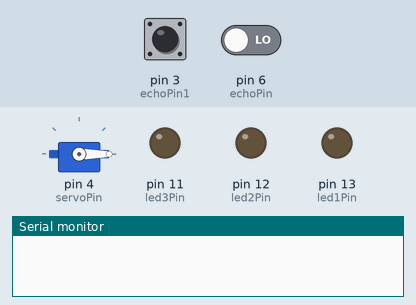
The sketch below on a simulated Arduino Uno, built with avr-gcc and run on an emulated ATmega328P. Shown: servo, output pins drawn as LEDs (lit = HIGH), the last lines printed to the serial monitor. The inputs (shaded band) are chosen by the test bench; at power-on: pin 3 (echoPin1) LOW, pin 6 (echoPin) LOW. Pins used as bus, display or sensor lines are not drawn.

Above: at 11.2 s.
11.3 s: pin 3 (echoPin1) pulsed HIGH 2 times (0.12 s each, 0.3 s apart)
At 11.9 s:
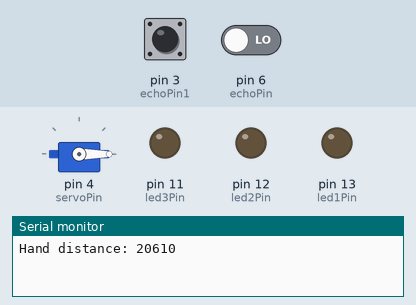
14.9 s: pin 3 (echoPin1) pulsed HIGH 5 times (0.12 s each, 0.3 s apart)
At 20.2 s:
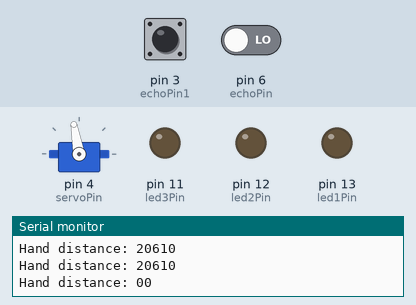
Timing chart, 0 to 21.7 s (numbered marks = the images above; inputs shaded):
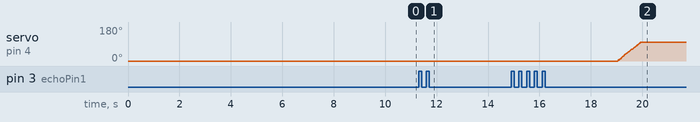

Measured:
- after the input at 11.3 s, servo on pin 4 (servoPin): stops changing and stays 0°

The sketch:

Minor-2.ino
```cpp
#include <VarSpeedServo.h> // download this libragy from external source "google it "
// Pins initialization
//-------------------------------------------------
#include <LiquidCrystal.h>
//LiquidCrystal lcd(rs, en, d4, d5, d6, d7);
LiquidCrystal lcd(A1, A0, A2, A3, A4, A5);
//-------------------------------------------------
#define trigPin  7
#define echoPin  6
#define trigPin1 2
#define echoPin1 3
#define led1Pin 13
#define led2Pin 12
#define led3Pin  11
#define servoPin 4
VarSpeedServo servo;

void setup()

{


   lcd.setCursor(0, 0);
   lcd.print("    WELCOME");
   delay(1200);
   lcd.clear();
   lcd.setCursor(0, 0);
   lcd.print("   Guided Name:");
   delay(2000);

    lcd.clear();
   lcd.setCursor(0, 0);
   lcd.print(" Neenansha Jain");
   delay(1000);

    lcd.clear();
   lcd.setCursor(0, 0);
   lcd.print("Meha Shrivastava");
   delay(1000);

  lcd.clear();
  lcd.setCursor(0, 0);
  lcd.print("   Project By:");
  delay(2000);


lcd.clear();
   lcd.setCursor(0,0);
  lcd.print("  Prachi Dubey");
  delay(700);

  lcd.clear();
   lcd.setCursor(0,0);
  lcd.print("  Shriya Singh");
  delay(700);

  lcd.clear();
   lcd.setCursor(0,0);
  lcd.print("    Tanu jha");
  delay(700);


  lcd.clear();
   lcd.setCursor(0,1);
  lcd.print("  Shivam Singh");
  delay(700);


  //-----------------------------------


  pinMode(trigPin, OUTPUT);
  pinMode(echoPin, INPUT);
  pinMode(trigPin1, OUTPUT);
  pinMode(echoPin1, INPUT);

  pinMode(led1Pin, OUTPUT);
  pinMode(led2Pin, OUTPUT);
  pinMode(led3Pin, OUTPUT);

  servo.attach(servoPin); // initialize servo to output pin
  servo.write(0); // default position of servo

  Serial.begin (9600); // Set 9600 baud rate in serial monitor
}


int detect_garbage() // returns garbage level in centimeter
{
  long duration;
  int garbage;
  digitalWrite(trigPin, LOW);
  delayMicroseconds(2);
  digitalWrite(trigPin, HIGH);
  delayMicroseconds(10);
  digitalWrite(echoPin, LOW);
  duration = pulseIn(echoPin, HIGH);
  garbage = (duration / 2) / 29.1;
  return garbage;
}

//__________________________________________
int detect_hand() // returns garbage level in centimeter
{
  long duration;
  int level1;
  digitalWrite(trigPin1, LOW);
  delayMicroseconds(2);
  digitalWrite(trigPin1, HIGH);
  delayMicroseconds(10);
  digitalWrite(echoPin1, LOW);
  duration = pulseIn(echoPin1, HIGH);
  level1 = (duration / 2) / 29.1;
  return level1;
}
//______________________________________________
void loop()
{
  int garbage_level = detect_garbage(); // get hthe sensor data
  int hand_value = detect_hand();
  // print data in serial monitor
  Serial.println("Hand distance: " + String(hand_value) + String(garbage_level) + "" );

  // opens lid when somethig is closer then 30 cm from the dustbin top
  if ( hand_value < 30 )
  {
servo.write(100, 70);
    delay(50);

    lcd.clear();
    lcd.setCursor(1, 0);
    lcd.print("Dustbin Opened");
    delay(1000);
    lcd.clear();
    lcd.setCursor(1,1);
    lcd.print("Void Space:");
    lcd.print((garbage_level*100)/25);
    lcd.print("%");
    delay(1000);
  }
  else
  {
    servo.write(0, 50);
    lcd.clear();
    lcd.setCursor(1, 0);
    lcd.print("Dustbin Closed");
    delay(1000);
    lcd.clear();
    lcd.setCursor(0,1);
    lcd.print("Void Space:");
    lcd.print((garbage_level*100)/25);
    lcd.print("%");
    delay(1000);
  }
}
```
